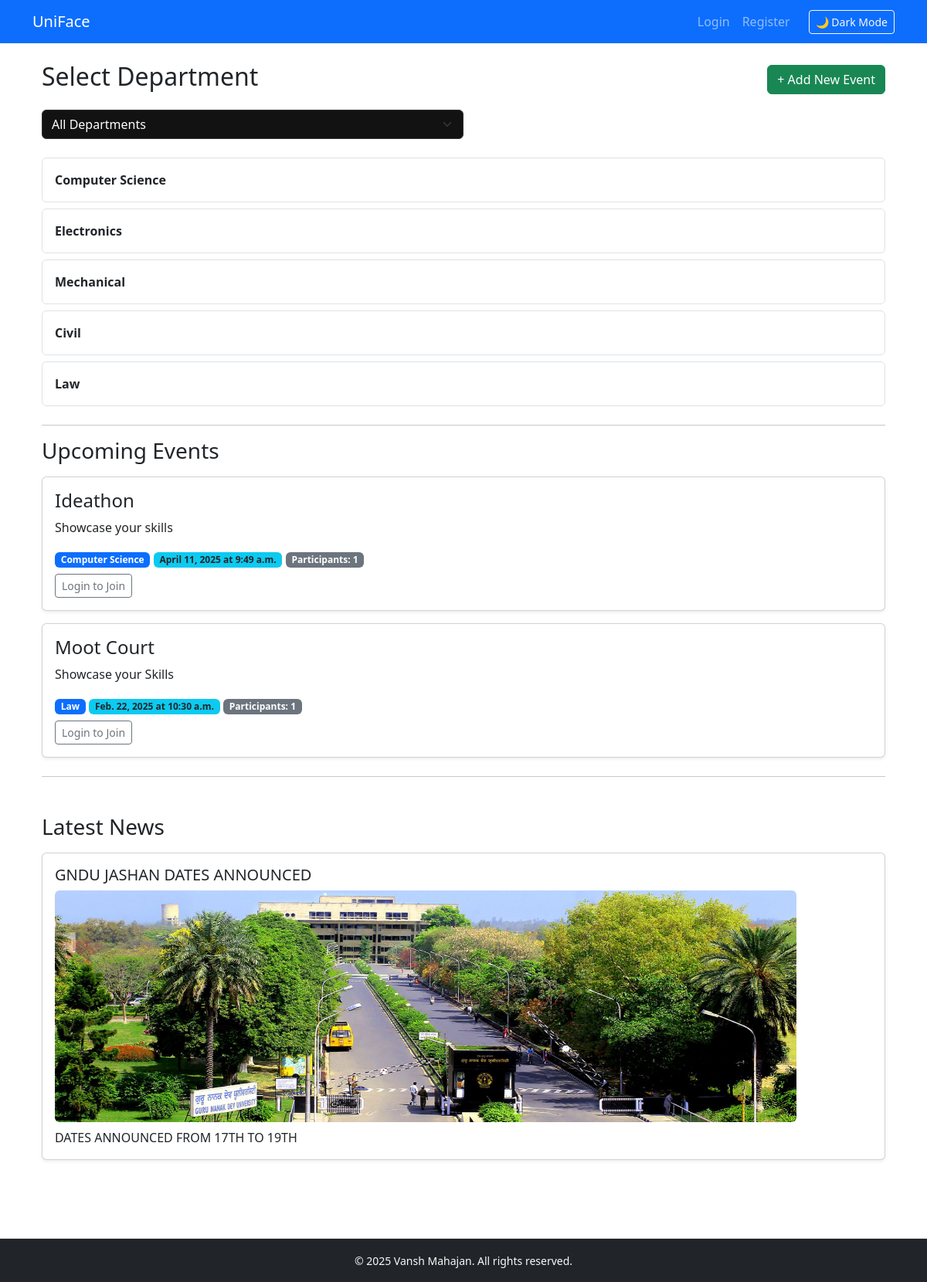
/, run on an earlier commit of the app's database.
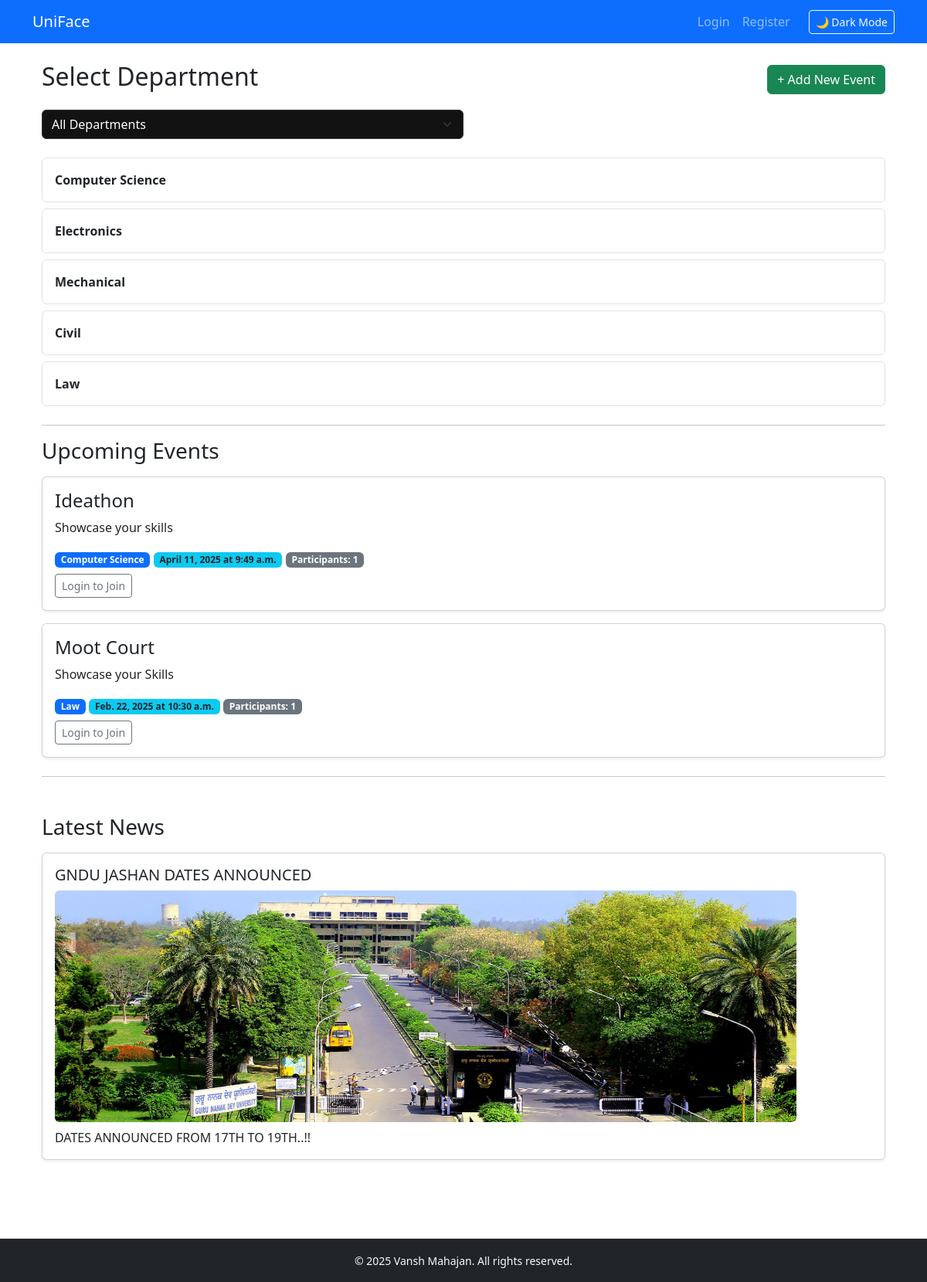
And on a later commit of the database.
### core/models.py (models this page shows, shortened)
class News(models.Model):
    department = models.ForeignKey(Department, on_delete=models.CASCADE)
    title = models.CharField(max_length=200)
    content = models.TextField()
    image = models.ImageField(upload_to='news_images/', null=True, blank=True)
    content = models.TextField()
    posted_by = models.ForeignKey(User, on_delete=models.SET_NULL, null=True)
    created_at = models.DateTimeField(auto_now_add=True)

### core/views.py (the view)
# urls.py: path('', views.home, name='home'),
def home(request):
    departments = Department.objects.all()
    selected_department = request.GET.get('department')
    events = Event.objects.all()
    news = News.objects.all()
    if selected_department:
        events = events.filter(department__id=selected_department)
        news = news.filter(department__id=selected_department)
    return render(request, 'core/home.html', {
        'departments': departments,
        'events': events,
        'news': news,
        'selected_department': selected_department
    })

### core/templates/core/home.html (shortened to what this page needs)
{% extends 'core/base.html' %}
{% block content %}
<div class="container mt-4">
    <div class="d-flex justify-content-between align-items-center mb-3">
        <h2>Select Department</h2>
        <a href="{% url 'add_event' %}" class="btn btn-success">+ Add New Event</a>
    </div>
    <form method="get" class="mb-4">
        <div class="input-group w-50">
            <select name="department" class="form-select" onchange="this.form.submit()">
                <option value="">All Departments</option>
            </select>
        </div>
    </form>
    {% for dept in departments %}
        <div class="d-flex justify-content-between align-items-center mb-2 border p-3 rounded">
            <strong>{{ dept.name }}</strong>
        </div>
    {% endfor %}
    <hr class="mt-4"/>
    <h3 class="mb-3">Upcoming Events</h3>
    {% for event in events %}
        <div class="card mb-3 shadow-sm">
            <div class="card-body">
                <h4 class="card-title">{{ event.title }}</h4>
                <p class="card-text">{{ event.description }}</p>
                <div class="mb-2">
                    <span class="badge bg-primary">{{ event.department.name }}</span>
                    <span class="badge bg-info text-dark">{{ event.date }} at {{ event.time }}</span>
                    <span class="badge bg-secondary">Participants: {{ event.participants.count }}</span>
                </div>
                {% if user.is_authenticated %}
                    {% if user in event.participants.all %}
                        <a href="{% url 'leave_event' event.id %}" class="btn btn-danger btn-sm">Leave Event</a>
                    {% else %}
                        <a href="{% url 'join_event' event.id %}" class="btn btn-primary btn-sm">Join Event</a>
                    {% endif %}
                {% else %}
                    <a href="{% url 'login' %}" class="btn btn-outline-secondary btn-sm">Login to Join</a>
                {% endif %}
            </div>
        </div>
    {% empty %}
        <p class="text-muted">No upcoming events for this department.</p>
    {% endfor %}
    <hr class="mt-4"/>
    <h3 class="mt-5 mb-3">Latest News</h3>
    {% for item in news %}
        <div class="card mb-2 shadow-sm">
            <div class="card-body">
                <h5 class="card-title">{{ item.title }}</h5>
                {% if item.image %}
                     <img src="{{ item.image.url }}" alt="News Image" class="img-fluid rounded mb-2" style="max-height: 300px;">
                {% else %}
                    <p class="text-muted">No image uploaded.</p>
                {% endif %}
                <div style="max-height: 500px; overflow-y: auto;">
                    <p class="card-text">{{ item.content }}</p>
                </div>
            </div>
        </div>
    {% empty %}
        <p class="text-muted">No news found for this department.</p>
    {% endfor %}
</div>
{% endblock %}

What changed in the data, as far as the page shows it:
changed News "GNDU JASHAN DATES ANNOUNCED": content "DATES ANNOUNCED FROM 17TH TO 19TH" → "DATES ANNOUNCED FROM 17TH TO 19TH..!!"
